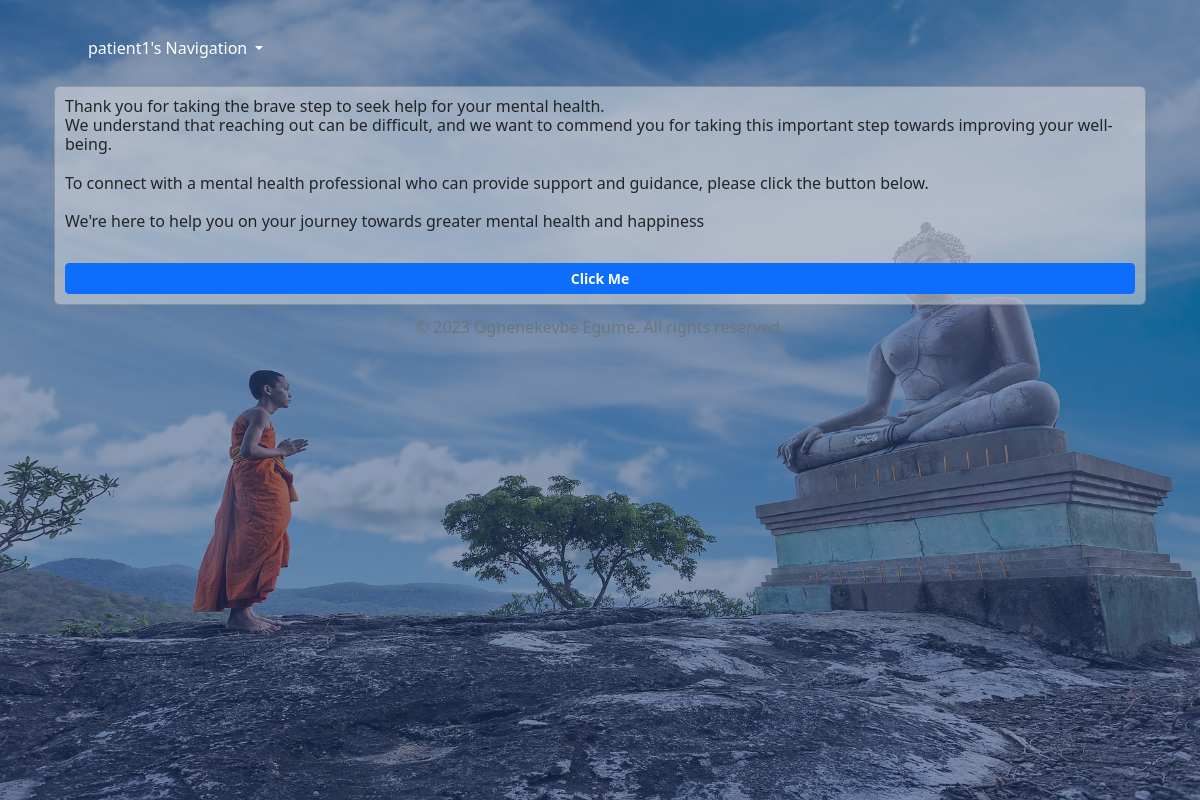
/professional_list/ (signed in), run on an earlier commit of the app's database.
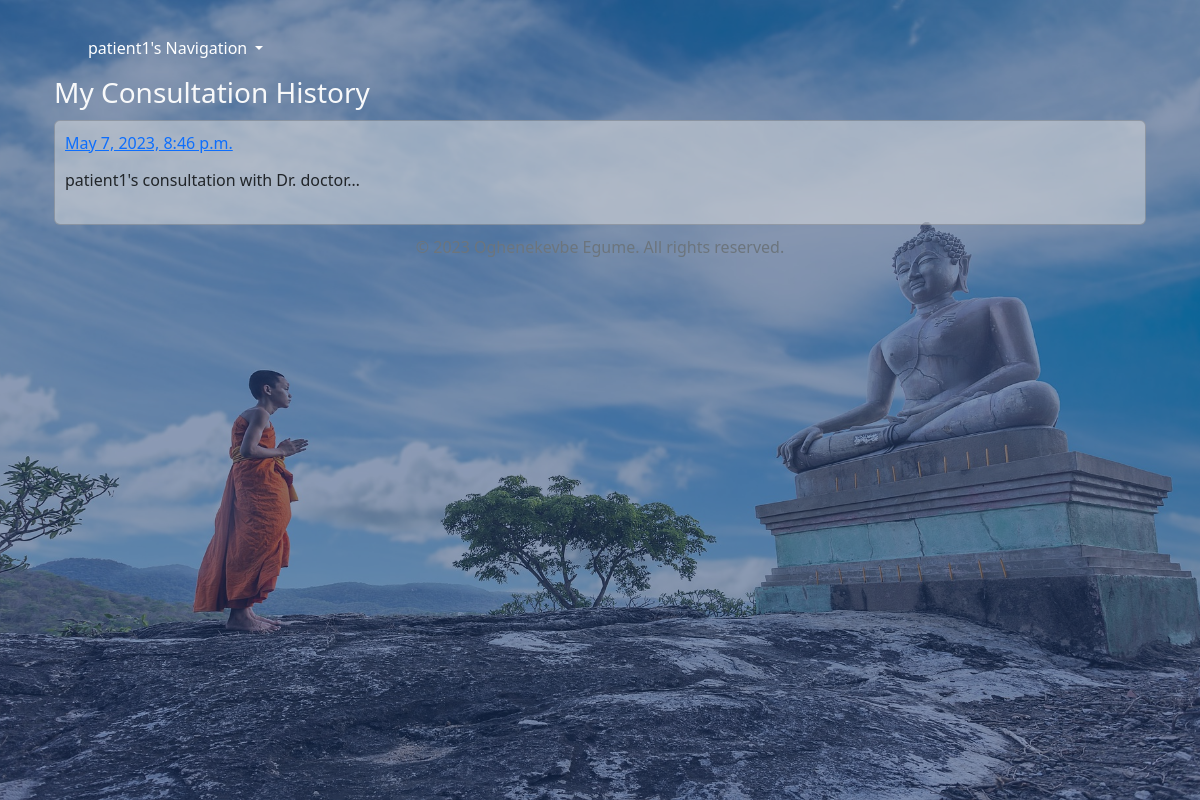
And on a later commit of the database.
### life/models.py (models this page shows, shortened)
class Consultation(models.Model):
    doctor = models.ForeignKey(Doctor, on_delete=models.CASCADE)
    patient = models.ForeignKey(Patient, on_delete=models.CASCADE)
    date = models.DateTimeField(default=datetime.now)
    notes = models.ForeignKey(Notes, on_delete=models.CASCADE, blank=True, null=True)
    complaint = models.TextField(default='')
    comment = models.ForeignKey('ConsultationComment', on_delete=models.CASCADE, null = True, blank = True, related_name = 'consultation_comments')
    class Meta:
        ordering = ['-date']

### life/views.py (the view)
# urls.py: path("professional_list/", Professional.as_view(), name="professional_list"),
class Professional(ListView):
    model = Consultation
    template_name = "professional_list.html"
    context_object_name = 'consultations'

### life/templates/professional_list.html (shortened to what this page needs)
{% extends 'base.html' %}
{% block content %}
<div class="container">
  <div class="row">
    {% if consultations %}
      <div id="consultation">
        <h3 class=" text-light" >My Consultation History</h3>
            {% for item in consultations %}
                {% if item.patient.profile.user == request.user %}
                    <div class="card" style="background-color: rgba(225, 225, 225, 0.5); padding: 10px; margin-top: 10px;">
                        <a href="{% url 'professional_detail' pk=item.pk %}">{{ item.date }}</a>
                        <p><h6>{{ item.complaint|truncatechars:40 }}</h6></p>
                    </div>
                {% endif %}
            {% endfor %}
      </div>
    {% else %}
    <div id="professional-intro">
      <div class='card' style="background-color: rgba(225, 225, 225, 0.5); padding: 10px; margin-top: 10px;">
        <h6>Thank you for taking the brave step to seek help for your mental health. <br>We understand that reaching out can be difficult, and we want to commend you for taking this important step towards improving your well-being.<br><br>
          To connect with a mental health professional who can provide support and guidance, please click the button below. <br><br>We're here to help you on your journey towards greater mental health and happiness</h6><br><button class="btn btn-primary btn-sm" type="submit" id="get-help"><strong>Click Me</strong></button>
      </div>
    </div>
    {% endif %}
  </div>
</div>
{% endblock content %}

What changed in the data, as far as the page shows it:
added Consultation: date "May 7, 2023, 8:46 p.m.", complaint "patient1's consultation with Dr. doctor…"
Also different on the page:
text no longer shown: "Thank you for taking the brave step to seek help for your mental health. We understand that reaching out can be difficult, and we want to commend you for taking this important step towards improving your well-being. To connect with a mental health professional who can provide support and guidance, please click the button below. We're here to help you on your journey towards greater mental health and happiness Click Me"
text now shown: "My Consultation History"
